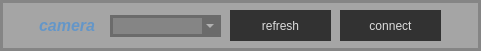
   <widget class="QFrame" name="frame_2">
    <property name="geometry">
     <rect>
      <x>-10</x>
      <y>45</y>
      <width>481</width>
      <height>51</height>
     </rect>
    </property>
    <property name="styleSheet">
     <string notr="true">border-radius: 0px;
border: 3px solid rgba(0, 0, 0, 50);
background-color: rgba(0, 0, 0, 50);

</string>
    </property>
    <property name="frameShape">
     <enum>QFrame::StyledPanel</enum>
    </property>
    <property name="frameShadow">
     <enum>QFrame::Raised</enum>
    </property>
    <widget class="QComboBox" name="comboBox_camport">
     <property name="geometry">
      <rect>
       <x>110</x>
       <y>15</y>
       <width>111</width>
       <height>22</height>
      </rect>
     </property>
     <property name="styleSheet">
      <string notr="true">color: rgb(220,220,220)
</string>
     </property>
    </widget>
    <widget class="QPushButton" name="pushButton_comrefresh">
     <property name="geometry">
      <rect>
       <x>230</x>
       <y>10</y>
       <width>101</width>
       <height>31</height>
      </rect>
     </property>
     <property name="styleSheet">
      <string notr="true">QPushButton {
	border: none;
	border-radius: 0px;
	background-color: rgb(50, 50, 50);
	color: rgb(220,220,220);
	font: 75 10pt &quot;MS Shell Dlg 2&quot;;
}

QPushButton:hover {
	background-color: rgb(100, 150, 200);
	color: white;
}

QPushButton:pressed {
	background-color: rgb(130, 180, 230);
	color: white;
}</string>
     </property>
     <property name="text">
      <string>refresh</string>
     </property>
    </widget>
    <widget class="QPushButton" name="pushButton_comconnect">
     <property name="geometry">
      <rect>
       <x>340</x>
       <y>10</y>
       <width>101</width>
       <height>31</height>
      </rect>
     </property>
     <property name="styleSheet">
      <string notr="true">QPushButton {
	border: none;
	border-radius: 0px;
	background-color: rgb(50, 50, 50);
	color: rgb(220,220,220);
	font: 75 10pt &quot;MS Shell Dlg 2&quot;;
}

QPushButton:hover {
	background-color: rgb(100, 150, 200);
	color: white;
}

QPushButton:pressed {
	background-color: rgb(130, 180, 230);
	color: white;
}</string>
     </property>
     <property name="text">
      <string>connect</string>
     </property>
    </widget>
    <widget class="QLabel" name="label_3">
     <property name="geometry">
      <rect>
       <x>10</x>
       <y>10</y>
       <width>91</width>
       <height>31</height>
      </rect>
     </property>
     <property name="styleSheet">
      <string notr="true">background-color: transparent;
border-color: transparent;</string>
     </property>
     <property name="text">
      <string>&lt;html&gt;&lt;head/&gt;&lt;body&gt;&lt;p&gt;&lt;span style=&quot; font-size:12pt; font-weight:600; font-style:italic; color:#6496c8;&quot;&gt;camera&lt;/span&gt;&lt;/p&gt;&lt;/body&gt;&lt;/html&gt;</string>
     </property>
     <property name="alignment">
      <set>Qt::AlignRight|Qt::AlignTrailing|Qt::AlignVCenter</set>
     </property>
    </widget>
   </widget>
